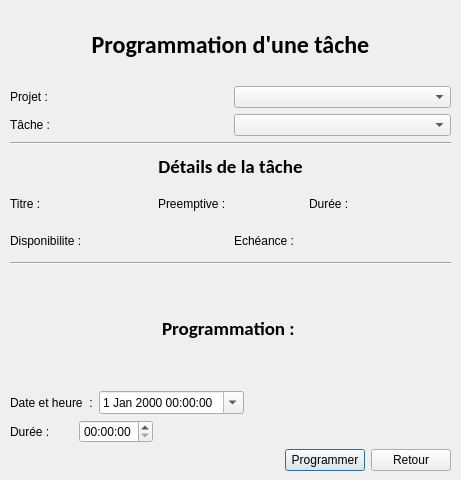
<?xml version="1.0" encoding="UTF-8"?>
<ui version="4.0">
 <class>ProgTache</class>
 <widget class="QDialog" name="ProgTache">
  <property name="windowModality">
   <enum>Qt::WindowModal</enum>
  </property>
  <property name="geometry">
   <rect>
    <x>0</x>
    <y>0</y>
    <width>461</width>
    <height>480</height>
   </rect>
  </property>
  <property name="windowTitle">
   <string>Programmation tâche</string>
  </property>
  <widget class="QWidget" name="verticalLayoutWidget">
   <property name="geometry">
    <rect>
     <x>10</x>
     <y>10</y>
     <width>441</width>
     <height>461</height>
    </rect>
   </property>
   <layout class="QVBoxLayout" name="verticalLayout_2">
    <item>
     <widget class="QLabel" name="label_4">
      <property name="minimumSize">
       <size>
        <width>0</width>
        <height>59</height>
       </size>
      </property>
      <property name="maximumSize">
       <size>
        <width>16777215</width>
        <height>70</height>
       </size>
      </property>
      <property name="font">
       <font>
        <family>Calibri</family>
        <pointsize>18</pointsize>
        <weight>75</weight>
        <bold>true</bold>
        <underline>false</underline>
       </font>
      </property>
      <property name="text">
       <string>Programmation d'une tâche</string>
      </property>
      <property name="alignment">
       <set>Qt::AlignCenter</set>
      </property>
     </widget>
    </item>
    <item>
     <layout class="QHBoxLayout" name="horizontalLayout_7">
      <item>
       <widget class="QLabel" name="label_7">
        <property name="text">
         <string>Projet :</string>
        </property>
       </widget>
      </item>
      <item>
       <widget class="QComboBox" name="comboBoxProjet"/>
      </item>
     </layout>
    </item>
    <item>
     <layout class="QHBoxLayout" name="horizontalLayout_9">
      <item>
       <widget class="QLabel" name="labelTache_2">
        <property name="minimumSize">
         <size>
          <width>63</width>
          <height>0</height>
         </size>
        </property>
        <property name="text">
         <string>Tâche : </string>
        </property>
       </widget>
      </item>
      <item>
       <widget class="QComboBox" name="comboBoxTache"/>
      </item>
     </layout>
    </item>
    <item>
     <layout class="QVBoxLayout" name="verticalLayout_3">
      <item>
       <widget class="Line" name="line_3">
        <property name="orientation">
         <enum>Qt::Horizontal</enum>
        </property>
       </widget>
      </item>
      <item>
       <widget class="QLabel" name="label_8">
        <property name="font">
         <font>
          <family>Calibri</family>
          <pointsize>14</pointsize>
          <weight>75</weight>
          <bold>true</bold>
          <underline>false</underline>
         </font>
        </property>
        <property name="text">
         <string>Détails de la tâche</string>
        </property>
        <property name="alignment">
         <set>Qt::AlignCenter</set>
        </property>
       </widget>
      </item>
      <item>
       <layout class="QHBoxLayout" name="horizontalLayout_8">
        <item>
         <widget class="QLabel" name="labelTitre">
          <property name="text">
           <string>Titre : </string>
          </property>
         </widget>
        </item>
        <item>
         <widget class="QLabel" name="labelTitre_2">
          <property name="text">
           <string/>
          </property>
         </widget>
        </item>
        <item>
         <widget class="QLabel" name="labelPreemptive">
          <property name="text">
           <string>Preemptive : </string>
          </property>
         </widget>
        </item>
        <item>
         <widget class="QLabel" name="labelPreemptive_2">
          <property name="text">
           <string/>
          </property>
         </widget>
        </item>
        <item>
         <widget class="QLabel" name="labelDuree">
          <property name="text">
           <string>Durée : </string>
          </property>
         </widget>
        </item>
        <item>
         <widget class="QLabel" name="labelDuree_2">
          <property name="text">
           <string/>
          </property>
         </widget>
        </item>
       </layout>
      </item>
      <item>
       <layout class="QHBoxLayout" name="horizontalLayout_13">
        <item>
         <widget class="QLabel" name="labelDispo">
          <property name="text">
           <string>Disponibilite : </string>
          </property>
         </widget>
        </item>
        <item>
         <widget class="QLabel" name="labelDispo_2">
          <property name="text">
           <string/>
          </property>
         </widget>
        </item>
        <item>
         <widget class="QLabel" name="labelEcheance">
          <property name="text">
           <string>Echéance : </string>
          </property>
         </widget>
        </item>
        <item>
         <widget class="QLabel" name="labelEcheance_2">
          <property name="text">
           <string/>
          </property>
         </widget>
        </item>
       </layout>
      </item>
     </layout>
    </item>
    <item>
     <widget class="Line" name="line_2">
      <property name="orientation">
       <enum>Qt::Horizontal</enum>
      </property>
     </widget>
    </item>
    <item>
     <widget class="QLabel" name="label_9">
      <property name="font">
       <font>
        <family>Calibri</family>
        <pointsize>14</pointsize>
        <weight>75</weight>
        <bold>true</bold>
        <underline>false</underline>
       </font>
      </property>
      <property name="text">
       <string>Programmation : </string>
      </property>
      <property name="alignment">
       <set>Qt::AlignCenter</set>
      </property>
     </widget>
    </item>
    <item>
     <layout class="QHBoxLayout" name="horizontalLayout_10">
      <item>
       <widget class="QLabel" name="label_5">
        <property name="minimumSize">
         <size>
          <width>63</width>
          <height>0</height>
         </size>
        </property>
        <property name="text">
         <string>Date et heure  :</string>
        </property>
       </widget>
      </item>
      <item>
       <widget class="QDateTimeEdit" name="dateTimeEdit_2">
        <property name="calendarPopup">
         <bool>true</bool>
        </property>
       </widget>
      </item>
      <item>
       <spacer name="horizontalSpacer_4">
        <property name="orientation">
         <enum>Qt::Horizontal</enum>
        </property>
        <property name="sizeHint" stdset="0">
         <size>
          <width>40</width>
          <height>20</height>
         </size>
        </property>
       </spacer>
      </item>
     </layout>
    </item>
    <item>
     <layout class="QHBoxLayout" name="horizontalLayout_11">
      <item>
       <widget class="QLabel" name="label_6">
        <property name="minimumSize">
         <size>
          <width>63</width>
          <height>0</height>
         </size>
        </property>
        <property name="text">
         <string>Durée : </string>
        </property>
       </widget>
      </item>
      <item>
       <widget class="QTimeEdit" name="timeEdit_2"/>
      </item>
      <item>
       <spacer name="horizontalSpacer_5">
        <property name="orientation">
         <enum>Qt::Horizontal</enum>
        </property>
        <property name="sizeHint" stdset="0">
         <size>
          <width>40</width>
          <height>20</height>
         </size>
        </property>
       </spacer>
      </item>
     </layout>
    </item>
    <item>
     <layout class="QHBoxLayout" name="horizontalLayout_12">
      <item>
       <spacer name="horizontalSpacer_6">
        <property name="orientation">
         <enum>Qt::Horizontal</enum>
        </property>
        <property name="sizeHint" stdset="0">
         <size>
          <width>40</width>
          <height>20</height>
         </size>
        </property>
       </spacer>
      </item>
      <item>
       <widget class="QPushButton" name="pushButtonValider_2">
        <property name="text">
         <string>Programmer</string>
        </property>
       </widget>
      </item>
      <item>
       <widget class="QPushButton" name="pushButtonAnnuler_2">
        <property name="text">
         <string>Retour</string>
        </property>
       </widget>
      </item>
     </layout>
    </item>
   </layout>
  </widget>
 </widget>
 <resources/>
 <connections/>
</ui>
